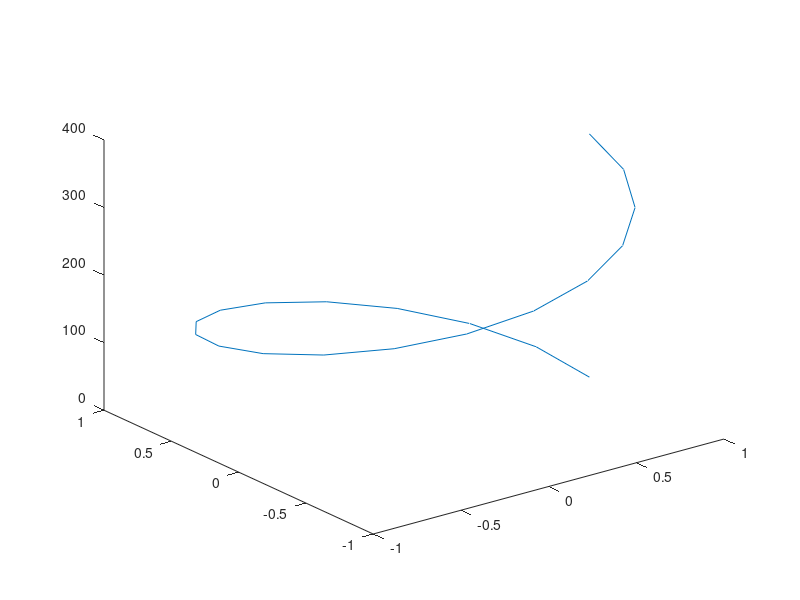

This figure's MATLAB source:
d=linspace(0,360,20);
s=sind(d);
c=cosd(d);
t=tand(d);
plot(d,t);
xlabel('d');
ylabel('tan d');
plot(d,s);
xlabel('d');
ylabel('sin d');
plot(d,c);
xlabel('d');
ylabel('cos d');
e=exp(i*d);
plot(real(e),imag(e));
title('Graph of real vs imaginary part of e^(i*theta)')
xlabel('Real part of e');
ylabel('Imaginary part of e');

%answer of 3d plot
d=linspace(0,360,20);
s=sind(d);
c=cosd(d);
t=tand(d);
plot3(c,s,d)
